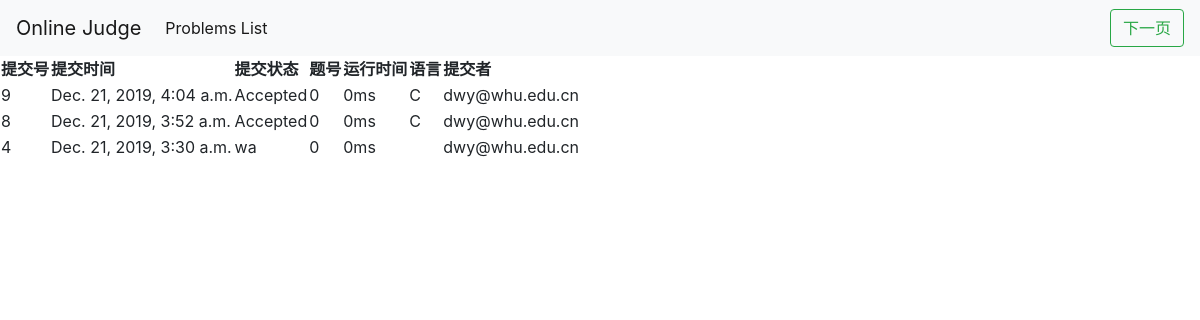
The page /oj/status/1/ on the database its author committed.
### oj/models.py (models this page shows)
class Submission(models.Model):
    submit_count = 0
    subm_id = models.IntegerField(default=0)
    prob_id = models.IntegerField(default=0)
    sub_time = models.DateTimeField('add_time',auto_now_add = True)
    exe_time = models.IntegerField()
    value = models.TextField()
    user = models.CharField(max_length=20)
    language =  models.CharField(max_length=10)
    status = models.CharField(max_length=20)

### oj/views.py (the view)
# urls.py: path('status/<int:page>/',views.status,name='status'),
def status(request,page):
    PAGENUM = 3
    start = (page-1) * PAGENUM
    stop = page * PAGENUM
    sub_count = Submission.objects.count()
    last_page = (sub_count-1) // PAGENUM + 1
    if stop > sub_count:
        stop = sub_count
    myslice = slice(start,stop,1)
    submissions = Submission.objects.order_by('-subm_id')
    submissions = submissions[myslice]
    return render(request,'status.html',{'submissions': submissions,'page' : page,'last_page' : last_page, 'pre_page' : page-1 , 'next_page' : page+1})

### oj/templates/status.html (shortened to what this page needs)
<!DOCTYPE html>
<html>
    <head>
        <link rel="stylesheet" href="https://stackpath.bootstrapcdn.com/bootstrap/4.3.1/css/bootstrap.min.css">
    </head>
    <body>
        <nav class="navbar navbar-expand-lg navbar-light bg-light">
            <a class="navbar-brand" href="/oj/">Online Judge</a>
            <div class="collapse navbar-collapse" id="navbarSupportedContent">
              <ul class="navbar-nav mr-auto">
                <li class="nav-item active">
                  <a class="nav-link" href="/oj/problems/p1/">Problems List <span class="sr-only">(current)</span></a>
                </li>
              </ul>
              <form class="form-inline my-2 my-lg-0">
                {% if page != last_page %}
                <a href="{% url 'status' page=next_page %}" class="btn btn-outline-success my-2 my-sm-0"> 下一页 <span class="sr-only">(current)</span></a>
                {% endif %}
              </form>
            </div>
          </nav>
        <table>
            <tr>
                <th>
                    提交号
                </th>
                <th>
                    提交时间
                </th>
                <th>
                    提交状态
                </th>
                <th>
                    题号
                </th>
                <th>
                    运行时间
                </th>
                <th>
                    语言
                </th>
                <th>
                    提交者
                </th>
            </tr>
            {% for submission in submissions %}
                <tr>
                    <td>
                        {{submission.subm_id}}
                    </td>
                    <td>
                        {{submission.sub_time}}
                    </td>
                    <td>
                        {{submission.status}}
                    </td>
                    <td>
                        {{submission.prob_id}}
                    </td>
                    <td>
                        {{submission.exe_time}}ms
                    </td>
                    <td>
                        {{submission.language}}
                    </td>
                    <td>
                        {{submission.user}}
                    </td>
                </tr>
            {% endfor %}
        </table>
    </body>
</html>

### oj/templates/status.html (style rules this page uses)
body { margin: 0; }

### rows shown on the page
Submission: subm_id "9", sub_time "Dec. 21, 2019, 4:04 a.m.", status "Accepted", prob_id "0", exe_time "0", language "C", user "dwy@whu.edu.cn"
Submission: subm_id "8", sub_time "Dec. 21, 2019, 3:52 a.m.", status "Accepted", prob_id "0", exe_time "0", language "C", user "dwy@whu.edu.cn"
Submission: subm_id "4", sub_time "Dec. 21, 2019, 3:30 a.m.", status "wa", prob_id "0", exe_time "0", user "dwy@whu.edu.cn"
